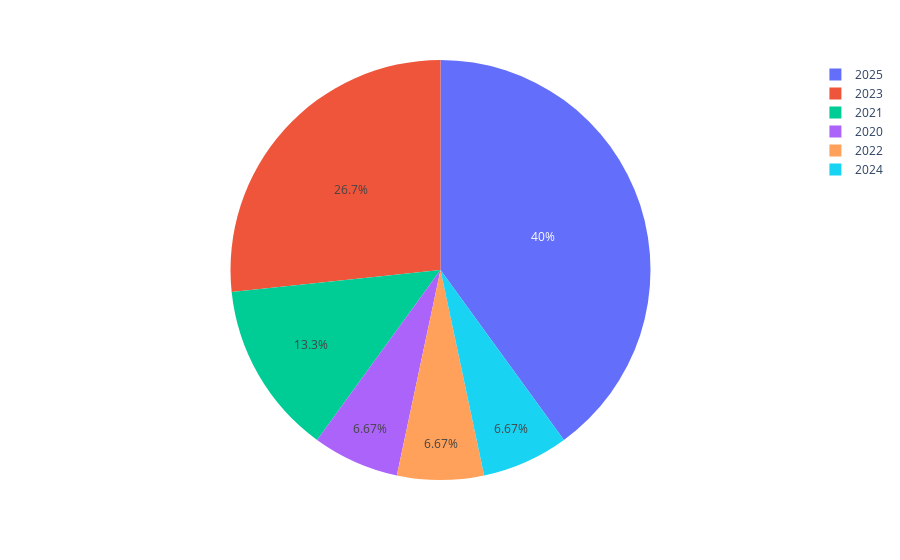

The notebook cell this image was saved under:
### Code cell
dados_x = [2020, 2021, 2022, 2023, 2024, 2025]
dados_y = [100,200,100,400,100,600]

fig = px.pie(names=dados_x, values=dados_y)
fig.show()

### Figure 1 — Plotly figure (JSON) as saved in the notebook; plotly's stock layout.template omitted (floating-point values rounded to 4 significant figures)
{"data": [{"domain": {"x": [0, 1], "y": [0, 1]}, "hovertemplate": "label=%{label}<br>value=%{value}<extra></extra>", "labels": [2020, 2021, 2022, 2023, 2024, 2025], "legendgroup": "", "name": "", "showlegend": true, "type": "pie", "values": [100, 200, 100, 400, 100, 600]}], "layout": {"legend": {"tracegroupgap": 0}, "margin": {"t": 60}}}
